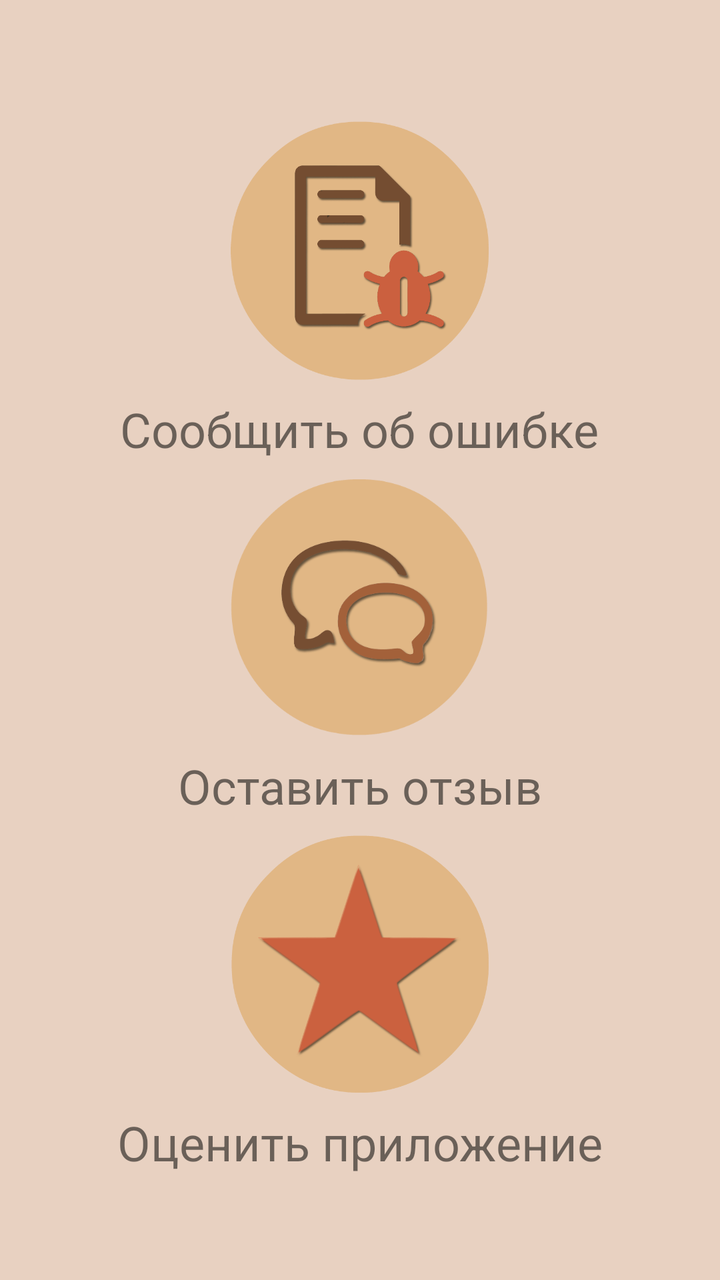
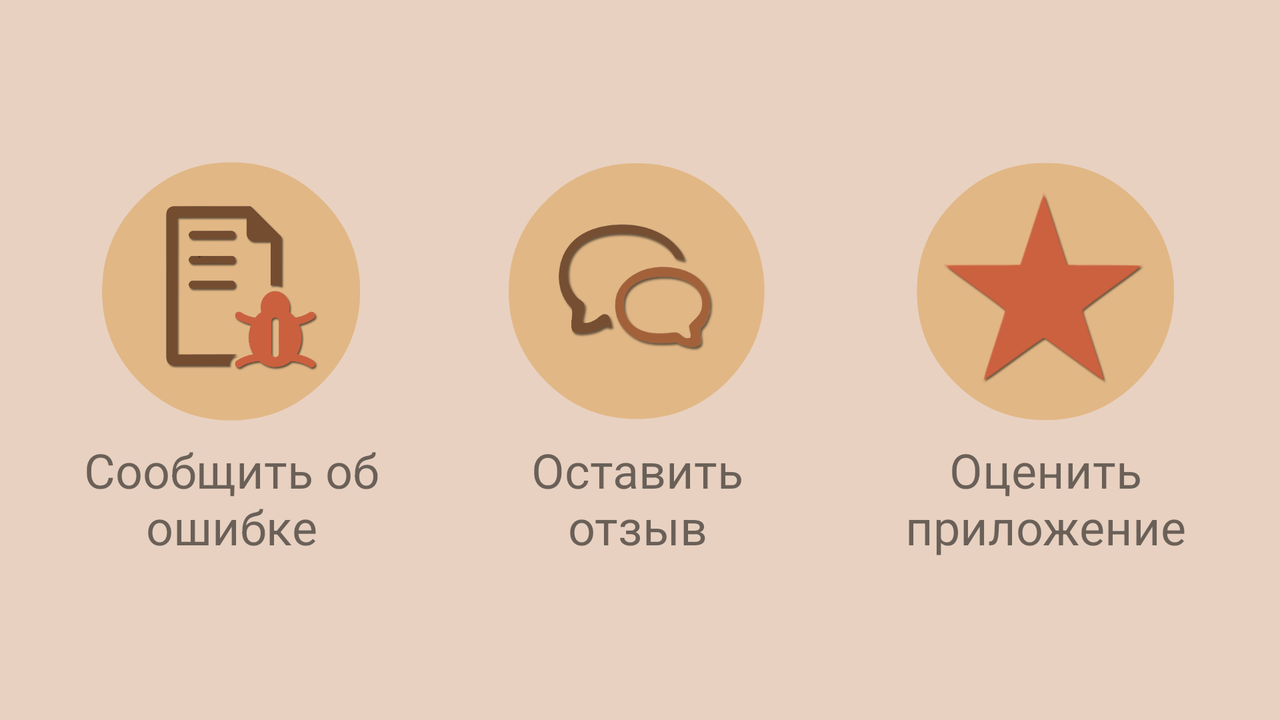

An Android layout and its configuration variant, each rendered on a device that would load it. The default file and the variant file are quoted in full after the pictures.
<!-- AndroidManifest.xml: application theme AppTheme -->
<!-- res/layout/fragment_support.xml -->
<?xml version="1.0" encoding="utf-8"?>
<LinearLayout xmlns:android="http://schemas.android.com/apk/res/android"
    android:layout_width="match_parent"
    android:layout_height="match_parent"
    android:background="@color/background"
    android:gravity="center"
    android:orientation="vertical">

    <ImageView
        android:background="@drawable/shadow"
        android:elevation="8dp"
        android:id="@+id/bug"
        android:layout_width="@dimen/size_pic"
        android:layout_height="@dimen/size_pic"
        android:layout_margin="8dp"
        android:clickable="true"
        android:src="@drawable/bug_button2" />

    <TextView
        android:id="@+id/textView1"
        android:layout_width="wrap_content"
        android:layout_height="wrap_content"
        android:text="Сообщить об ошибке"
        android:textSize="@dimen/activity_types_name" />

    <ImageView
        android:background="@drawable/shadow"
        android:elevation="8dp"
        android:id="@+id/feedback"
        android:layout_width="@dimen/size_pic"
        android:layout_height="@dimen/size_pic"
        android:layout_margin="8dp"
        android:src="@drawable/feeedback_button" />

    <TextView
        android:id="@+id/textView2"
        android:layout_width="wrap_content"
        android:layout_height="wrap_content"
        android:text="Оставить отзыв"
        android:textSize="@dimen/activity_types_name" />

    <ImageView
        android:background="@drawable/shadow"
        android:elevation="8dp"
        android:id="@+id/star"
        android:layout_width="@dimen/size_pic"
        android:layout_height="@dimen/size_pic"
        android:layout_margin="8dp"
        android:src="@drawable/star_button" />

    <TextView
        android:id="@+id/textView3"
        android:layout_width="wrap_content"
        android:layout_height="wrap_content"
        android:text="Оценить приложение"
        android:textSize="@dimen/activity_types_name" />
</LinearLayout>
<!-- resources referenced by this layout -->
<resources>
  <color name="background">#E8D1C1</color>
  <dimen name="activity_types_name">24dp</dimen>
  <dimen name="size_pic">130dp</dimen>
  <!-- drawable bug_button2: png bitmap (drawable, 32820 bytes) -->
  <!-- drawable feeedback_button: png bitmap (drawable, 32889 bytes) -->
  <!-- drawable star_button: png bitmap (drawable, 40017 bytes) -->
  <style name="AppTheme" parent="Theme.AppCompat.Light">
          <item name="colorPrimary">@color/toolbar</item>
          <item name="colorPrimaryDark">#72021A</item>
      </style>
  <color name="toolbar">#a13a22</color>
</resources>
<!-- res/layout-land/fragment_support.xml (the repository's variant of the layout above) -->
<!-- drawn on the phone turned sideways -->
<?xml version="1.0" encoding="utf-8"?>
<LinearLayout xmlns:android="http://schemas.android.com/apk/res/android"
    android:orientation="horizontal" android:layout_width="match_parent"
    android:background="@color/background"
    android:layout_height="match_parent">
    <LinearLayout
        android:layout_gravity="center_vertical"
        android:layout_weight="1"
        android:layout_width="wrap_content"
        android:layout_height="wrap_content"
        android:orientation="vertical">
        <ImageView
            android:layout_gravity="center_horizontal"
            android:layout_width="@dimen/size_pic"
            android:layout_height="@dimen/size_pic"
            android:src="@drawable/bug_button2"
            android:id="@+id/bug"
            android:layout_marginBottom="8dp"
            android:clickable="true"
            />
        <TextView
            android:layout_width="wrap_content"
            android:layout_height="wrap_content"
            android:id="@+id/textView1"
            android:layout_gravity="center_horizontal"
            android:gravity="center_horizontal"
            android:textSize="@dimen/activity_types_name"
            android:text="Сообщить об ошибке"/>
    </LinearLayout>


<LinearLayout
    android:layout_weight="1"
    android:orientation="vertical"
    android:layout_gravity="center_vertical"
    android:layout_width="wrap_content"
    android:layout_height="wrap_content">
    <ImageView
        android:layout_width="@dimen/size_pic"
        android:layout_height="@dimen/size_pic"
        android:layout_gravity="center_horizontal"
        android:src="@drawable/feeedback_button"
        android:layout_marginBottom="8dp"
        android:id="@+id/feedback"/>
    <TextView
        android:layout_gravity="center_horizontal"
        android:gravity="center_horizontal"
        android:layout_width="wrap_content"
        android:layout_height="wrap_content"
        android:id="@+id/textView2"
        android:textSize="@dimen/activity_types_name"
        android:text="Оставить отзыв"/>

</LinearLayout>
    <LinearLayout
        android:layout_gravity="center_vertical"
        android:orientation="vertical"
        android:layout_weight="1"
        android:layout_width="wrap_content"
        android:layout_height="wrap_content">

        <ImageView
            android:layout_width="@dimen/size_pic"
            android:layout_height="@dimen/size_pic"
            android:src="@drawable/star_button"
            android:layout_gravity="center_horizontal"
            android:layout_marginBottom="8dp"
            android:id="@+id/star"/>

        <TextView
            android:gravity="center_horizontal"
            android:layout_width="wrap_content"
            android:layout_height="wrap_content"
            android:id="@+id/textView3"
            android:layout_gravity="center_horizontal"
            android:textSize="@dimen/activity_types_name"
            android:text="Оценить приложение"/>
    </LinearLayout>

</LinearLayout>
